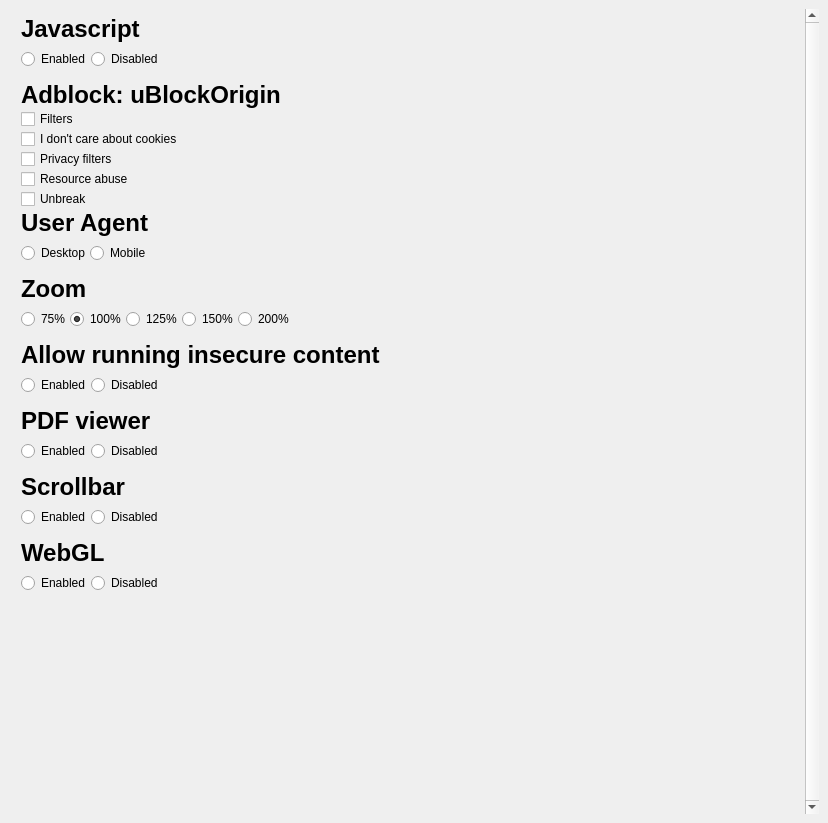
<?xml version="1.0" encoding="UTF-8"?>
<ui version="4.0">
 <class>SettingsWindow</class>
 <widget class="QMainWindow" name="SettingsWindow">
  <property name="geometry">
   <rect>
    <x>0</x>
    <y>0</y>
    <width>828</width>
    <height>823</height>
   </rect>
  </property>
  <property name="windowTitle">
   <string>Settings</string>
  </property>
  <widget class="QWidget" name="centralWidget">
   <layout class="QVBoxLayout" name="verticalLayout_4">
    <item>
     <widget class="QScrollArea" name="scrollArea">
      <property name="frameShape">
       <enum>QFrame::NoFrame</enum>
      </property>
      <property name="frameShadow">
       <enum>QFrame::Plain</enum>
      </property>
      <property name="lineWidth">
       <number>0</number>
      </property>
      <property name="verticalScrollBarPolicy">
       <enum>Qt::ScrollBarAlwaysOn</enum>
      </property>
      <property name="widgetResizable">
       <bool>true</bool>
      </property>
      <widget class="QWidget" name="scrollAreaWidgetContents">
       <property name="geometry">
        <rect>
         <x>0</x>
         <y>0</y>
         <width>796</width>
         <height>805</height>
        </rect>
       </property>
       <layout class="QVBoxLayout" name="verticalLayout_5">
        <property name="spacing">
         <number>0</number>
        </property>
        <property name="leftMargin">
         <number>12</number>
        </property>
        <property name="topMargin">
         <number>6</number>
        </property>
        <property name="rightMargin">
         <number>0</number>
        </property>
        <property name="bottomMargin">
         <number>0</number>
        </property>
        <item>
         <widget class="QLabel" name="label_3">
          <property name="font">
           <font>
            <pointsize>18</pointsize>
            <weight>75</weight>
            <bold>true</bold>
           </font>
          </property>
          <property name="text">
           <string>Javascript</string>
          </property>
         </widget>
        </item>
        <item>
         <layout class="QHBoxLayout" name="horizontalLayout_4">
          <property name="topMargin">
           <number>6</number>
          </property>
          <property name="bottomMargin">
           <number>12</number>
          </property>
          <item>
           <widget class="QRadioButton" name="radio_js_enabled">
            <property name="text">
             <string>Enabled</string>
            </property>
            <attribute name="buttonGroup">
             <string notr="true">buttonGroup_3</string>
            </attribute>
           </widget>
          </item>
          <item>
           <widget class="QRadioButton" name="radio_js_disabled">
            <property name="text">
             <string>Disabled</string>
            </property>
            <attribute name="buttonGroup">
             <string notr="true">buttonGroup_3</string>
            </attribute>
           </widget>
          </item>
          <item>
           <spacer name="horizontalSpacer_3">
            <property name="orientation">
             <enum>Qt::Horizontal</enum>
            </property>
            <property name="sizeHint" stdset="0">
             <size>
              <width>40</width>
              <height>20</height>
             </size>
            </property>
           </spacer>
          </item>
         </layout>
        </item>
        <item>
         <widget class="QLabel" name="label_8">
          <property name="font">
           <font>
            <pointsize>18</pointsize>
            <weight>75</weight>
            <bold>true</bold>
           </font>
          </property>
          <property name="text">
           <string>Adblock: uBlockOrigin</string>
          </property>
         </widget>
        </item>
        <item>
         <widget class="QCheckBox" name="check_adblock_filters">
          <property name="text">
           <string>Filters</string>
          </property>
         </widget>
        </item>
        <item>
         <widget class="QCheckBox" name="check_adblock_abp">
          <property name="text">
           <string>I don't care about cookies</string>
          </property>
         </widget>
        </item>
        <item>
         <widget class="QCheckBox" name="check_adblock_privacy">
          <property name="text">
           <string>Privacy filters</string>
          </property>
         </widget>
        </item>
        <item>
         <widget class="QCheckBox" name="check_adblock_abuse">
          <property name="text">
           <string>Resource abuse</string>
          </property>
         </widget>
        </item>
        <item>
         <widget class="QCheckBox" name="check_adblock_unbreak">
          <property name="text">
           <string>Unbreak</string>
          </property>
         </widget>
        </item>
        <item>
         <widget class="QLabel" name="label">
          <property name="font">
           <font>
            <pointsize>18</pointsize>
            <weight>75</weight>
            <bold>true</bold>
           </font>
          </property>
          <property name="text">
           <string>User Agent</string>
          </property>
         </widget>
        </item>
        <item>
         <layout class="QHBoxLayout" name="horizontalLayout_3">
          <property name="topMargin">
           <number>6</number>
          </property>
          <property name="bottomMargin">
           <number>12</number>
          </property>
          <item>
           <widget class="QRadioButton" name="radio_ua_desktop">
            <property name="text">
             <string>Desktop</string>
            </property>
            <property name="checked">
             <bool>false</bool>
            </property>
            <attribute name="buttonGroup">
             <string notr="true">buttonGroup</string>
            </attribute>
           </widget>
          </item>
          <item>
           <widget class="QRadioButton" name="radio_ua_mobile">
            <property name="text">
             <string>Mobile</string>
            </property>
            <attribute name="buttonGroup">
             <string notr="true">buttonGroup</string>
            </attribute>
           </widget>
          </item>
          <item>
           <spacer name="horizontalSpacer_2">
            <property name="orientation">
             <enum>Qt::Horizontal</enum>
            </property>
            <property name="sizeHint" stdset="0">
             <size>
              <width>40</width>
              <height>20</height>
             </size>
            </property>
           </spacer>
          </item>
         </layout>
        </item>
        <item>
         <widget class="QLabel" name="label_2">
          <property name="font">
           <font>
            <pointsize>18</pointsize>
            <weight>75</weight>
            <bold>true</bold>
           </font>
          </property>
          <property name="text">
           <string>Zoom</string>
          </property>
         </widget>
        </item>
        <item>
         <layout class="QHBoxLayout" name="horizontalLayout_2">
          <property name="topMargin">
           <number>6</number>
          </property>
          <property name="bottomMargin">
           <number>12</number>
          </property>
          <item>
           <widget class="QRadioButton" name="radio_zoom_75">
            <property name="text">
             <string>75%</string>
            </property>
            <attribute name="buttonGroup">
             <string notr="true">buttonGroup_2</string>
            </attribute>
           </widget>
          </item>
          <item>
           <widget class="QRadioButton" name="radio_zoom_100">
            <property name="text">
             <string>100%</string>
            </property>
            <property name="checked">
             <bool>true</bool>
            </property>
            <attribute name="buttonGroup">
             <string notr="true">buttonGroup_2</string>
            </attribute>
           </widget>
          </item>
          <item>
           <widget class="QRadioButton" name="radio_zoom_125">
            <property name="text">
             <string>125%</string>
            </property>
            <attribute name="buttonGroup">
             <string notr="true">buttonGroup_2</string>
            </attribute>
           </widget>
          </item>
          <item>
           <widget class="QRadioButton" name="radio_zoom_150">
            <property name="text">
             <string>150%</string>
            </property>
            <attribute name="buttonGroup">
             <string notr="true">buttonGroup_2</string>
            </attribute>
           </widget>
          </item>
          <item>
           <widget class="QRadioButton" name="radio_zoom_200">
            <property name="text">
             <string>200%</string>
            </property>
            <attribute name="buttonGroup">
             <string notr="true">buttonGroup_2</string>
            </attribute>
           </widget>
          </item>
          <item>
           <spacer name="horizontalSpacer">
            <property name="orientation">
             <enum>Qt::Horizontal</enum>
            </property>
            <property name="sizeHint" stdset="0">
             <size>
              <width>40</width>
              <height>20</height>
             </size>
            </property>
           </spacer>
          </item>
         </layout>
        </item>
        <item>
         <widget class="QLabel" name="label_4">
          <property name="font">
           <font>
            <pointsize>18</pointsize>
            <weight>75</weight>
            <bold>true</bold>
           </font>
          </property>
          <property name="text">
           <string>Allow running insecure content</string>
          </property>
         </widget>
        </item>
        <item>
         <layout class="QHBoxLayout" name="hor5">
          <property name="topMargin">
           <number>6</number>
          </property>
          <property name="bottomMargin">
           <number>12</number>
          </property>
          <item>
           <widget class="QRadioButton" name="radio_insecurecontent_enabled">
            <property name="text">
             <string>Enabled</string>
            </property>
            <attribute name="buttonGroup">
             <string notr="true">buttonGroup_4</string>
            </attribute>
           </widget>
          </item>
          <item>
           <widget class="QRadioButton" name="radio_insecurecontent_disabled">
            <property name="text">
             <string>Disabled</string>
            </property>
            <attribute name="buttonGroup">
             <string notr="true">buttonGroup_4</string>
            </attribute>
           </widget>
          </item>
          <item>
           <spacer name="horizontalSpacer_4">
            <property name="orientation">
             <enum>Qt::Horizontal</enum>
            </property>
            <property name="sizeHint" stdset="0">
             <size>
              <width>40</width>
              <height>20</height>
             </size>
            </property>
           </spacer>
          </item>
         </layout>
        </item>
        <item>
         <widget class="QLabel" name="label_5">
          <property name="font">
           <font>
            <pointsize>18</pointsize>
            <weight>75</weight>
            <bold>true</bold>
           </font>
          </property>
          <property name="text">
           <string>PDF viewer</string>
          </property>
         </widget>
        </item>
        <item>
         <layout class="QHBoxLayout" name="hor6">
          <property name="topMargin">
           <number>6</number>
          </property>
          <property name="bottomMargin">
           <number>12</number>
          </property>
          <item>
           <widget class="QRadioButton" name="radio_pdfviewer_enabled">
            <property name="text">
             <string>Enabled</string>
            </property>
            <attribute name="buttonGroup">
             <string notr="true">buttonGroup_5</string>
            </attribute>
           </widget>
          </item>
          <item>
           <widget class="QRadioButton" name="radio_pdfviewer_disabled">
            <property name="text">
             <string>Disabled</string>
            </property>
            <attribute name="buttonGroup">
             <string notr="true">buttonGroup_5</string>
            </attribute>
           </widget>
          </item>
          <item>
           <spacer name="horizontalSpacer_5">
            <property name="orientation">
             <enum>Qt::Horizontal</enum>
            </property>
            <property name="sizeHint" stdset="0">
             <size>
              <width>40</width>
              <height>20</height>
             </size>
            </property>
           </spacer>
          </item>
         </layout>
        </item>
        <item>
         <widget class="QLabel" name="label_6">
          <property name="font">
           <font>
            <pointsize>18</pointsize>
            <weight>75</weight>
            <bold>true</bold>
           </font>
          </property>
          <property name="text">
           <string>Scrollbar</string>
          </property>
         </widget>
        </item>
        <item>
         <layout class="QHBoxLayout" name="hor7">
          <property name="topMargin">
           <number>6</number>
          </property>
          <property name="bottomMargin">
           <number>12</number>
          </property>
          <item>
           <widget class="QRadioButton" name="radio_scrollbar_enabled">
            <property name="text">
             <string>Enabled</string>
            </property>
            <attribute name="buttonGroup">
             <string notr="true">buttonGroup_6</string>
            </attribute>
           </widget>
          </item>
          <item>
           <widget class="QRadioButton" name="radio_scrollbar_disabled">
            <property name="text">
             <string>Disabled</string>
            </property>
            <attribute name="buttonGroup">
             <string notr="true">buttonGroup_6</string>
            </attribute>
           </widget>
          </item>
          <item>
           <spacer name="horizontalSpacer_6">
            <property name="orientation">
             <enum>Qt::Horizontal</enum>
            </property>
            <property name="sizeHint" stdset="0">
             <size>
              <width>40</width>
              <height>20</height>
             </size>
            </property>
           </spacer>
          </item>
         </layout>
        </item>
        <item>
         <widget class="QLabel" name="label_7">
          <property name="font">
           <font>
            <pointsize>18</pointsize>
            <weight>75</weight>
            <bold>true</bold>
           </font>
          </property>
          <property name="text">
           <string>WebGL</string>
          </property>
         </widget>
        </item>
        <item>
         <layout class="QHBoxLayout" name="horizontalLayout_5">
          <property name="topMargin">
           <number>6</number>
          </property>
          <property name="bottomMargin">
           <number>12</number>
          </property>
          <item>
           <widget class="QRadioButton" name="radio_webgl_enabled">
            <property name="text">
             <string>Enabled</string>
            </property>
            <attribute name="buttonGroup">
             <string notr="true">buttonGroup_7</string>
            </attribute>
           </widget>
          </item>
          <item>
           <widget class="QRadioButton" name="radio_webgl_disabled">
            <property name="text">
             <string>Disabled</string>
            </property>
            <attribute name="buttonGroup">
             <string notr="true">buttonGroup_7</string>
            </attribute>
           </widget>
          </item>
          <item>
           <spacer name="horizontalSpacer_7">
            <property name="orientation">
             <enum>Qt::Horizontal</enum>
            </property>
            <property name="sizeHint" stdset="0">
             <size>
              <width>40</width>
              <height>20</height>
             </size>
            </property>
           </spacer>
          </item>
         </layout>
        </item>
        <item>
         <spacer name="verticalSpacer">
          <property name="orientation">
           <enum>Qt::Vertical</enum>
          </property>
          <property name="sizeHint" stdset="0">
           <size>
            <width>20</width>
            <height>40</height>
           </size>
          </property>
         </spacer>
        </item>
       </layout>
      </widget>
     </widget>
    </item>
   </layout>
  </widget>
 </widget>
 <resources/>
 <connections/>
 <slots>
  <slot>linkClicked()</slot>
 </slots>
 <buttongroups>
  <buttongroup name="buttonGroup_7"/>
  <buttongroup name="buttonGroup_3"/>
  <buttongroup name="buttonGroup"/>
  <buttongroup name="buttonGroup_4"/>
  <buttongroup name="buttonGroup_6"/>
  <buttongroup name="buttonGroup_2"/>
  <buttongroup name="buttonGroup_5"/>
 </buttongroups>
</ui>
